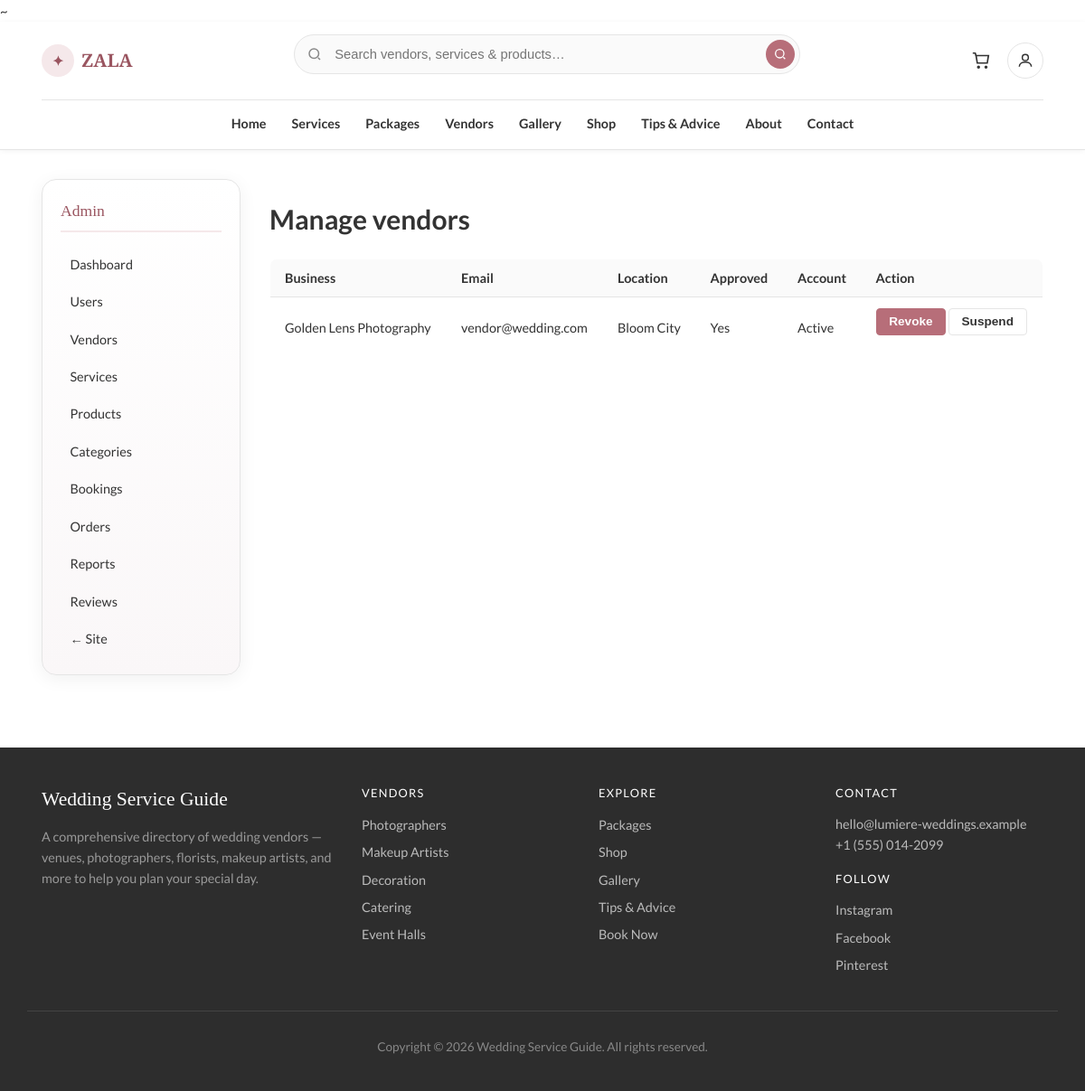
Screenshot of /admin/vendors.php (signed in) with the database file from the repository.
### tables this page shows
CREATE TABLE vendors (
    id INT UNSIGNED AUTO_INCREMENT PRIMARY KEY,
    user_id INT UNSIGNED NOT NULL UNIQUE,
    business_name VARCHAR(150) NOT NULL,
    slug VARCHAR(160) NOT NULL UNIQUE,
    description TEXT,
    location VARCHAR(120) DEFAULT NULL,
    phone VARCHAR(30) DEFAULT NULL,
    website VARCHAR(255) DEFAULT NULL,
    logo VARCHAR(255) DEFAULT NULL,
    rating_avg DECIMAL(3,2) NOT NULL DEFAULT 0,
    rating_count INT UNSIGNED NOT NULL DEFAULT 0,
    is_approved TINYINT(1) NOT NULL DEFAULT 0,
    created_at TIMESTAMP DEFAULT CURRENT_TIMESTAMP,
    FOREIGN KEY (user_id) REFERENCES users(id) ON DELETE CASCADE
);

CREATE TABLE users (
    id INT UNSIGNED AUTO_INCREMENT PRIMARY KEY,
    role ENUM('customer', 'vendor', 'admin') NOT NULL DEFAULT 'customer',
    first_name VARCHAR(80) NOT NULL,
    last_name VARCHAR(80) NOT NULL,
    email VARCHAR(180) NOT NULL UNIQUE,
    password_hash VARCHAR(255) NOT NULL,
    phone VARCHAR(30) DEFAULT NULL,
    avatar VARCHAR(255) DEFAULT NULL,
    is_active TINYINT(1) NOT NULL DEFAULT 1,
    email_verified_at DATETIME DEFAULT NULL,
    remember_token VARCHAR(100) DEFAULT NULL,
    created_at TIMESTAMP DEFAULT CURRENT_TIMESTAMP,
    updated_at TIMESTAMP DEFAULT CURRENT_TIMESTAMP ON UPDATE CURRENT_TIMESTAMP,
    INDEX idx_users_role (role),
    INDEX idx_users_email (email)
);

### includes/db.php (called while the page is built, shortened)
~<?php
function db(): PDO
{
    static $pdo = null;
    if ($pdo instanceof PDO) {
        return $pdo;
    }
    $config = require dirname(__DIR__) . '/config.php';
    $db = $config['database'];
    $dsn = sprintf(
        'mysql:host=%s;port=%d;dbname=%s;charset=utf8mb4',
        $db['host'],
        (int) $db['port'],
        $db['name']
    );
    $pdo = new PDO($dsn, $db['user'], $db['pass'], [
        PDO::ATTR_ERRMODE            => PDO::ERRMODE_EXCEPTION,
        PDO::ATTR_DEFAULT_FETCH_MODE => PDO::FETCH_ASSOC,
        PDO::ATTR_EMULATE_PREPARES   => false,
    ]);
    return $pdo;
}

### includes/functions.php (called while the page is built, shortened)
<?php
function e(?string $value): string
{
    return htmlspecialchars((string) $value, ENT_QUOTES, 'UTF-8');
}

### admin/vendors.php (the view, shortened to what this page needs)
<?php
require_once dirname(__DIR__) . '/includes/db.php';
require_once dirname(__DIR__) . '/includes/functions.php';
$vendors = db()->query(
    'SELECT v.*, u.email, u.is_active FROM vendors v JOIN users u ON u.id = v.user_id ORDER BY v.created_at DESC'
)->fetchAll();
require dirname(__DIR__) . '/includes/admin_header.php';
?>
    <h1>Manage vendors</h1>
    <table class="data-table">
        <thead><tr><th>Business</th><th>Email</th><th>Location</th><th>Approved</th><th>Account</th><th>Action</th></tr></thead>
        <tbody>
        <?php foreach ($vendors as $v) : ?>
            <tr>
                <td><?= e($v['business_name']) ?></td>
                <td><?= e($v['email']) ?></td>
                <td><?= e((string) ($v['location'] ?? '')) ?></td>
                <td><?= $v['is_approved'] ? 'Yes' : 'Pending' ?></td>
                <td><?= (int) $v['is_active'] === 1 ? 'Active' : 'Suspended' ?></td>
                <td>
                    <form method="post" class="inline-form">
                        <button type="submit" class="btn btn--primary btn--sm"><?= $v['is_approved'] ? 'Revoke' : 'Approve' ?></button>
                    </form>
                    <form method="post" class="inline-form">
                        <button type="submit" class="btn btn--ghost btn--sm"><?= (int) $v['is_active'] === 1 ? 'Suspend' : 'Activate' ?></button>
                    </form>
                </td>
            </tr>
        <?php endforeach; ?>
        </tbody>
    </table>
<?php require dirname(__DIR__) . '/includes/admin_footer.php'; ?>

### css/wedding.css (style rules this page uses)
:root { --white: #ffffff; --bg: #fafafa; --bg-alt: #f3f3f3; --text: #333333; --text-muted: #666666; --text-light: #888888; --rose: #b76e79; --rose-dark: #9a5560; --rose-light: #f5e8ea; --gold: #c4a35a; --border: #e5e5e5; --shadow: 0 2px 12px rgba(0, 0, 0, 0.08); --shadow-hover: 0 8px 24px rgba(0, 0, 0, 0.12); --radius: 4px; --radius-lg: 8px; --font-sans: "Lato", "Segoe UI", system-ui, sans-serif; --font-display: "Playfair Display", Georgia, serif; --shell: min(1140px, calc(100% - 2rem)); --header-h: 72px; }
*, *::before, *::after { box-sizing: border-box; }
html { scroll-behavior: smooth; }
body { margin: 0; font-family: var(--font-sans); font-size: 15px; line-height: 1.6; color: var(--text); background: var(--white); }
.btn { display: inline-flex; align-items: center; justify-content: center; padding: 0.6rem 1.25rem; font-size: 0.9rem; font-weight: 600; border-radius: var(--radius); border: 1px solid transparent; cursor: pointer; text-decoration: none !important; transition: background 0.2s, color 0.2s, border-color 0.2s; }
.btn--primary { background: var(--rose); color: #fff !important; border-color: var(--rose); }
.btn--ghost { background: var(--white); color: var(--text) !important; border-color: var(--border); }
.btn--sm { padding: 0.4rem 0.85rem; font-size: 0.85rem; }
.data-table { width: 100%; border-collapse: collapse; background: var(--white); border: 1px solid var(--border); border-radius: var(--radius-lg); overflow: hidden; font-size: 0.9rem; }
.data-table th, .data-table td { padding: 0.75rem 1rem; border-bottom: 1px solid var(--border); text-align: left; }
.data-table th { background: var(--bg); font-weight: 600; color: var(--text); }
.inline-form { display: inline-flex; gap: 0.5rem; align-items: center; flex-wrap: wrap; }
:root { --radius-xl: 16px; --dash-shadow: 0 4px 20px rgba(0, 0, 0, 0.06); }

### rows the page displays
vendors: business_name "Golden Lens Photography", user.email "vendor@wedding.com", location "Bloom City", is_approved "Yes"

### other values shown
$siteName "Wedding Service Guide"
$email "hello@lumiere-weddings.example"
$phone "+1 (555) 014-2099"
